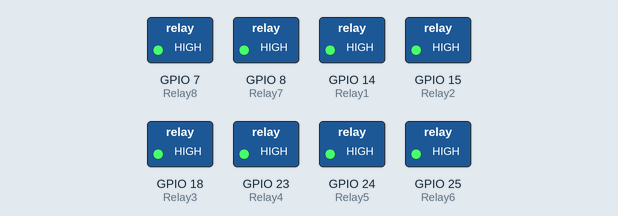
This program was run on a simulated Raspberry Pi (BCM pin numbers). On the bench: switched loads named in the program (green lamp = pin HIGH).

Above: at 2.0 s.
At 5.5 s:
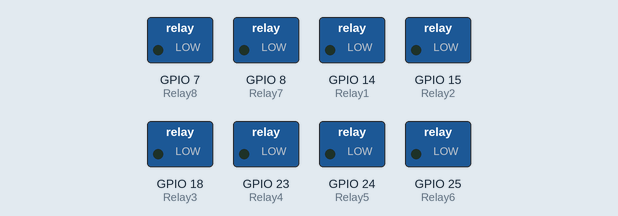
Timing chart, 0 to 9.1 s (numbered marks = the images above):
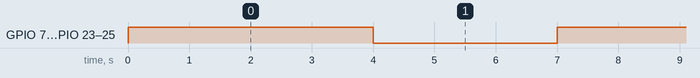

Measured:
- by itself, GPIO 7 (Relay8), GPIO 8 (Relay7), GPIO 14 (Relay1), GPIO 15 (Relay2), GPIO 18 (Relay3), GPIO 23 (Relay4), GPIO 24 (Relay5), GPIO 25 (Relay6): alternates HIGH for 4.0 s and LOW for 3.0 s

The program:

Relay_test_all.py
```python
from gpiozero import LED
from time import sleep
Relay1 = LED(14) # Here 14 is GPIO14 on board
Relay2 = LED(15) # Here 15 is GPIO15 on board
Relay3 = LED(18) # Here 18 is GPIO18 on board
Relay4 = LED(23) # Here 23 is GPIO23 on board
Relay5 = LED(24) # Here 24 is GPIO24 on board
Relay6 = LED(25) # Here 25 is GPIO25 on board
Relay7 = LED(8) # Here 8 is GPIO8 on board
Relay8 = LED(7) # Here 7 is GPIO17 on board

while True:
	Relay1.on()
#	print("checking 1st Relay")
#	sleep(0.5)
#	Relay1.off()
#	sleep(0.5)

        Relay2.on()
 #       print("checking 2nd Relay")
#	sleep(0.5)
#       Relay2.off()
 #       sleep(0.5)

        Relay3.on()
#        print("checking 3rd Relay")
 #       sleep(0.5)
  #      Relay3.off()
 #       sleep(0.5)

        Relay4.on()
 #       print("checking 4th Relay")
#	sleep(0.5)
   #     Relay4.off()
  #      sleep(0.5)


        Relay5.on()
  #      print("checking 5th Relay")
  #      sleep(0.5)
  #      Relay5.off()
  #      sleep(0.5)


        Relay6.on()
   #     print("checking 6th Relay")
   #     sleep(0.5)
   #     Relay6.off()
   #     sleep(0.5)


        Relay7.on()
    #    print("checking 7th Relay")
#	sleep(0.5)
    #    Relay7.off()
    #    sleep(0.5)


        Relay8.on()
    #   print("checking 8th Relay")
        sleep(4)
        Relay8.off()
   #     sleep(0.5)

	Relay1.off()
        Relay2.off()
        Relay3.off()
        Relay4.off()
        Relay5.off()
        Relay6.off()
        Relay7.off()
	sleep(3)
```
